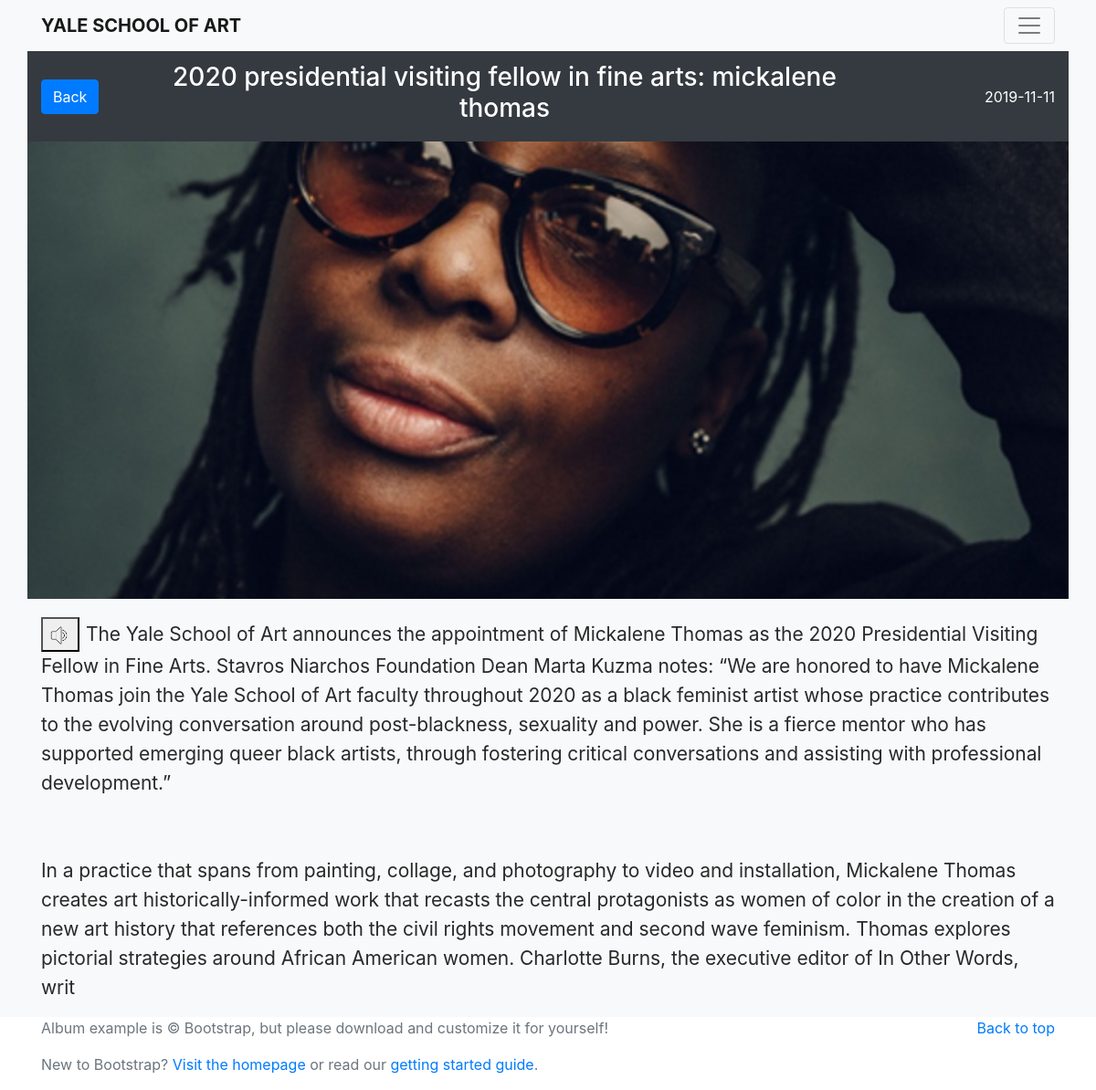
/topic.php?id=3, run on the app's committed database.
### tables this page shows
CREATE TABLE `news` (
  `id` int(5) NOT NULL,
  `title` varchar(128) NOT NULL,
  `image` varchar(64) NOT NULL,
  `imgPosition` text NOT NULL DEFAULT '\'center\'',
  `content` text NOT NULL,
  `date` date NOT NULL
);

### topic.php (the view, shortened to what this page needs)
<!doctype html>
<html lang="en">
<head>
    <link href="./css/bootstrap.min.css" rel="stylesheet">
    <link href="./css/styles.css" rel="stylesheet">
</head>
<body>
<header>
    <div class="navbar navbar-light bg-light box-shadow">
        <div class="container d-flex justify-content-between">
            <a href="index.php" onclick="stop()" class="navbar-brand d-flex align-items-center">
                <strong>YALE SCHOOL OF ART</strong>
            </a>
            <button class="navbar-toggler" type="button" data-toggle="collapse" data-target="#navbarHeader" aria-controls="navbarHeader" aria-expanded="false" aria-label="Toggle navigation">
                <span class="navbar-toggler-icon"></span>
            </button>
        </div>
    </div>
</header>
<main role="main">
    <div class="bg-light">
    <div class="container">
<?php
$id = $_GET['id'];
$servername = "localhost";
$username = "root";
$password = "";
$dbname = "database";
$conn = new mysqli($servername, $username, $password, $dbname);
$sql = "SELECT title, image, imgPosition, date, content FROM news WHERE id=$id";
$result = $conn->query($sql);
$news = array();
if ($result->num_rows > 0) {
    while($row = $result->fetch_assoc()) {
        $news[] = $row;
    }
} else {
    echo "0 results";
}
$item = $news[0];
$content = $item['content'];
$position =$item['imgPosition'];
echo "
<div class='row'>
<div class='col-12' style='height: 600px; padding-left:0; padding-right:0;background-position: $position; background-image: url(images/$item[image]);background-size: cover;background-repeat: no-repeat; color: white'><div class='col-12 bg-dark'><div class='row'><div class='col-1' style='margin: auto'><a href='index.php' onclick='stop()' class='btn btn-primary'>Back</a></div><h3 class='col-9' style='padding: 0.75rem;text-align: center;'>$item[title]</h3><div class='col-2' style='margin: auto;'><p style='text-align: right; margin: 0'>$item[date]</p></div></div> </div></div>
<p class='col-12' id='article' style='padding-top:20px;color: rgb(41, 41, 41); font-size: 21px;; letter-spacing: -0.003em;line-height: 32px;font-weight: 400;'> <button style='margin-right: 7px;' onclick='speak()'><img style='width: 26px;' src='./images/noise.png'></button>";echo nl2br($content); echo "</p>
</div>
";
$conn->close(); ?>
    </div>
    </div>
</main>
<footer class="text-muted">
    <div class="container">
        <p class="float-right">
            <a href="#">Back to top</a>
        </p>
        <p>Album example is &copy; Bootstrap, but please download and customize it for yourself!</p>
        <p>New to Bootstrap? <a href="../../..">Visit the homepage</a> or read our <a href="../../getting-started/">getting started guide</a>.</p>
    </div>
</footer>
</body>
</html>

### data on the page
news: image (picture), title "2020 presidential visiting fellow in fine arts: mickalene thomas", date "2019-11-11", content "The Yale School of Art announces the appointment of Mickalene Thomas as the 2020 Presidential Visiting Fellow in Fine Arts. Stavros Niarchos Foundation Dean Marta Kuzma notes: “We are honored to have Mickalene Thomas join the Yale School of Art faculty throughout 2020 as a black feminist artist whose practice contributes to the evolving conversation around post-blackness, sexuality and power. She is a fierce mentor who has supported emerging queer black artists, through fostering critical conversations and assisting with professional development.” In a practice that spans from painting, collage, and photography to video and installation, Mickalene Thomas creates art historically-informed…"
